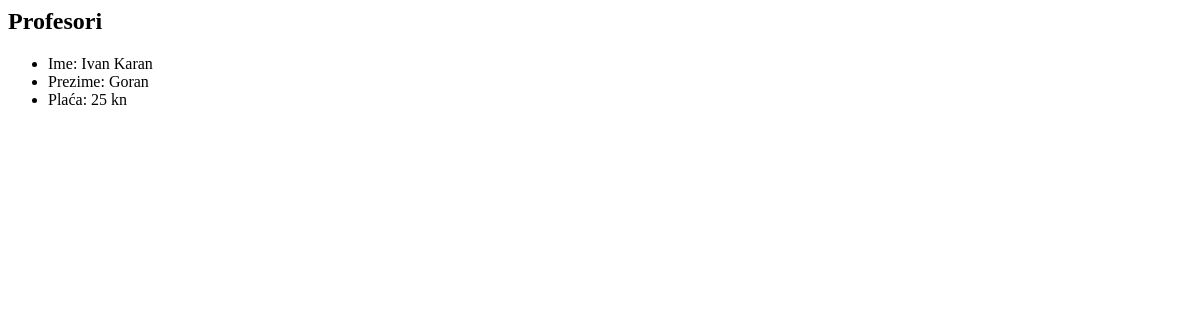
Before: /main/profesori/ with the older database file.
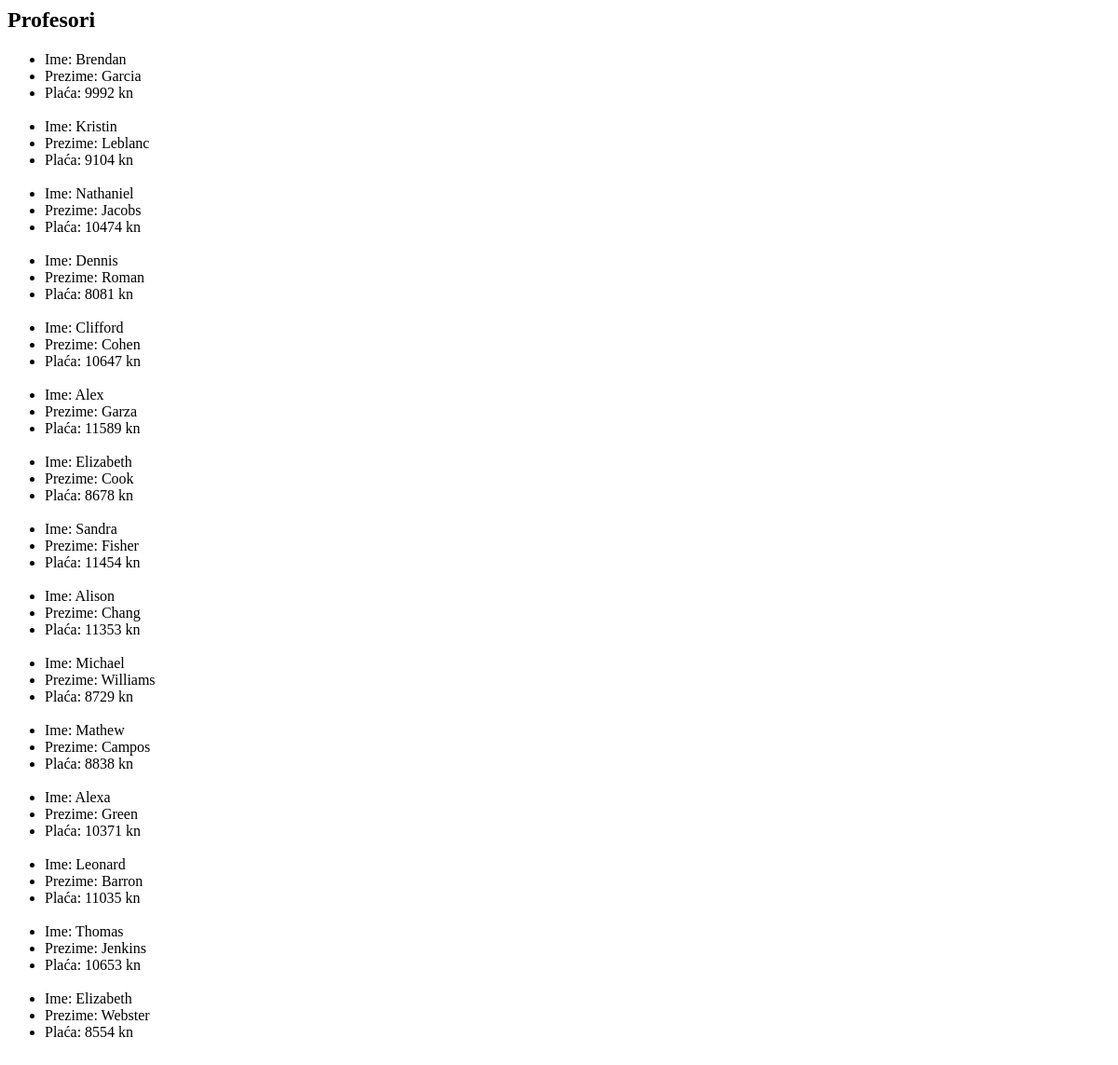
After: the same page with the newer database file.
### main/models.py (models this page shows, shortened)
class Profesor(models.Model):
    profesor_ime = models.CharField(max_length=100)
    profesor_prezime = models.CharField(max_length=100)
    profesor_placa = models.PositiveIntegerField()
    class Meta:
        verbose_name_plural = "Profesori"

### main/views.py (the view)
# urls.py: path('profesori/', ProfesorList.as_view()),
class ProfesorList(ListView):
    model = Profesor

### main/templates/main/profesor_list.html
{% block content %}
    <h2>Profesori</h2>
    <ul>
        {% for profesor in object_list %}
            <li>
                Ime: {{ profesor.profesor_ime}}<br>
            </li>
            <li>
                Prezime: {{profesor.profesor_prezime}} <br>
            </li>
            <li>
                Plaća: {{ profesor.profesor_placa }} kn <br>
            </li>
            <br>
        {% endfor %}
    </ul>
{% endblock %}

Changed rows visible on the page:
removed Profesor: profesor_ime "Ivan Karan", profesor_prezime "Goran", profesor_placa "25"
added Profesor: profesor_ime "Brendan", profesor_prezime "Garcia", profesor_placa "9992"
added Profesor: profesor_ime "Kristin", profesor_prezime "Leblanc", profesor_placa "9104"
added Profesor: profesor_ime "Nathaniel", profesor_prezime "Jacobs", profesor_placa "10474"
added Profesor: profesor_ime "Dennis", profesor_prezime "Roman", profesor_placa "8081"
added Profesor: profesor_ime "Clifford", profesor_prezime "Cohen", profesor_placa "10647"
added Profesor: profesor_ime "Alex", profesor_prezime "Garza", profesor_placa "11589"
added Profesor: profesor_ime "Elizabeth", profesor_prezime "Cook", profesor_placa "8678"
added Profesor: profesor_ime "Sandra", profesor_prezime "Fisher", profesor_placa "11454"
added Profesor: profesor_ime "Alison", profesor_prezime "Chang", profesor_placa "11353"
added Profesor: profesor_ime "Michael", profesor_prezime "Williams", profesor_placa "8729"
added Profesor: profesor_ime "Mathew", profesor_prezime "Campos", profesor_placa "8838"
added Profesor: profesor_ime "Alexa", profesor_prezime "Green", profesor_placa "10371"
added Profesor: profesor_ime "Leonard", profesor_prezime "Barron", profesor_placa "11035"
added Profesor: profesor_ime "Thomas", profesor_prezime "Jenkins", profesor_placa "10653"
added Profesor: profesor_ime "Elizabeth", profesor_prezime "Webster", profesor_placa "8554"
